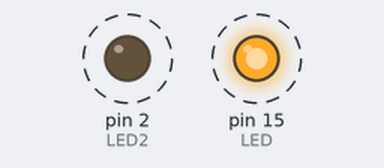
The sketch below on a simulated Arduino Uno, built with avr-gcc and run on an emulated ATmega328P. Parts: output pins drawn as LEDs (lit = HIGH). Dashed ring = blinking.

Above: at 0.5 s.
Timing chart, 0 to 4.6 s (numbered marks = the images above):
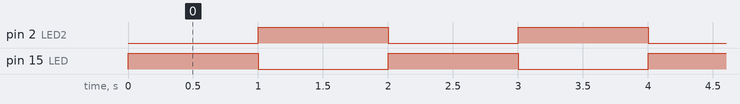

Measured:
- by itself, pin 2 (LED2), pin 15 (LED): alternates HIGH for 1.0 s and LOW for 1.0 s

The sketch:

P1A1-Blink.ino
```cpp
#define LED 15  //El LED del circuito está conectado la pin 15
#define LED2 2  //El LED integrado está conectado al pin 2.
//No es requerido por la práctica pero lo usamos de manera análoga al del circuito.
void setup() {
  //Declaramos ambos pines como salidas
  pinMode(LED,OUTPUT);
  pinMode(LED2,OUTPUT);
}

void loop() {
  digitalWrite(LED,HIGH);   //Manda una señal de prender el LED
  digitalWrite(LED2,LOW );  //Manda una señal de apagar el LED integrado
  delay(1000);              //Retardar tiempo 1 segundo
  digitalWrite(LED,LOW);    //Manda una señal de apagar el LED
  digitalWrite(LED2,HIGH);  //Manda una señal de prender el LED integrado
  delay(1000);              //Retardar tiempo 1 segundo
}
```
